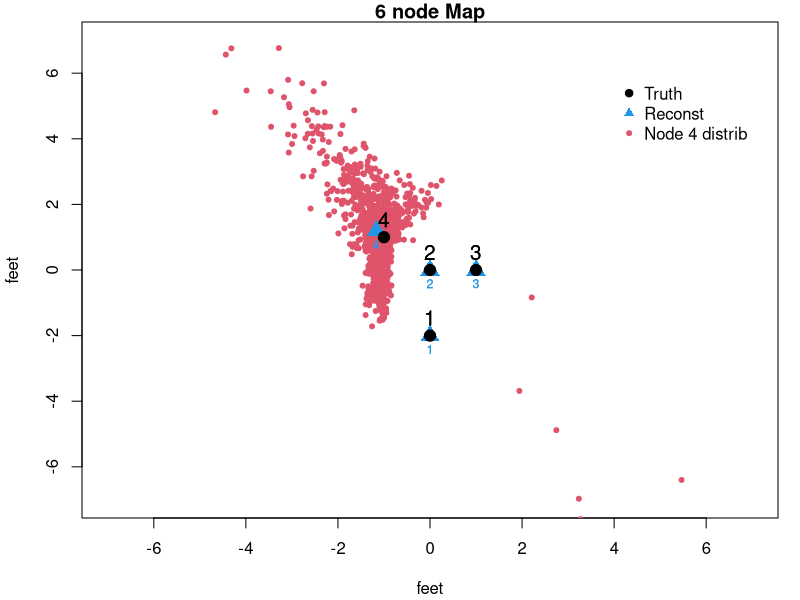

Recreate this plot in R. (Note: this script raises an error after producing the figure.)
rawRead = read.csv("testnode4.csv", header = F)
n = dim(rawRead)[1]
distance = matrix(0, nrow=n, ncol=n)
delta = matrix(0, nrow=n, ncol=n)
coA = 1.518
coB = 0.270
StandarDev = 0.02798/sqrt(2)

Y = matrix(c(0, -2, 0, 0, 1, 0, -1, 1, 1, 1, -1, -1), nrow=6, ncol=2, byrow=T)
rawRead <- .5*(rawRead + t(rawRead)) 
for(v in 1:n){
	for(w in 1:n){
		rawRead[v,w] <- if(rawRead[v,w]== 0) 0 else if(rawRead[v,w]>=128) ((rawRead[v,w]-256)/2-71) else (rawRead[v,w]/2-71)
	}
}
for(v in 1:n){
	for(w in 1:n){	
		delta[v,w] <- if(rawRead[v,w]== 0) 0 else (log(10)/coB)*10^(((log10(-rawRead[v,w])-coA)/coB))*StandarDev
		distance[v,w] <- if(rawRead[v,w]== 0) 0 else 10^((log10(-rawRead[v,w])-coA)/coB)
	}
}

dstar = matrix(0, nrow=n, ncol=n)

rrr    = 1000
Z = array(0, dim=c(rrr, n, 2)) 
for(k in 1:rrr){
  for(i in 1:(n-1)){ 
    for(j in (i+1):n){
	  dstar[i,j] = dstar[j,i] = rnorm(1, distance[i,j], delta[i,j]) #### symmetrical rnorm fill, even though delta is symmetrical when running rnorm it needs to be symmetrical as well
	}
  }
  fit<-cmdscale(dstar, eig = TRUE, k = 2)
  X = fit$points
  b = c(0, -2, 0, 0, 1, 0)
  D = matrix(c(1, 0, X[1,1], X[1,2], 0, 0, 
               0, 1, 0, 0, X[1,1], X[1,2],
               1, 0, X[2,1], X[2,2], 0, 0,
               0, 1, 0, 0, X[2,1], X[2,2],
               1, 0, X[3,1], X[3,2], 0, 0,
               0, 1, 0, 0, X[3,1], X[3,2]), nrow=6, ncol=6, byrow=T)
  cc = solve(D,b)
  mu = c(cc[1], cc[2])
  A = matrix( c(cc[3], cc[4], cc[5], cc[6]), nrow=2, ncol=2, byrow=T)
  
  for(i in 1: n){   ### Z is dstar? rebasing/mapping to new coordinate system
    Z[k,i,] = mu + A%*%X[i,]
  }
}

fitRecon<-cmdscale(distance, eig = TRUE, k = 2)
L = fitRecon$points
bb = c(0, -2, 0, 0, 1, 0)
DD = matrix(c(1, 0, L[1,1], L[1,2], 0, 0, 
            0, 1, 0, 0, L[1,1], L[1,2],
            1, 0, L[2,1], L[2,2], 0, 0,
            0, 1, 0, 0, L[2,1], L[2,2],
            1, 0, L[3,1], L[3,2], 0, 0,
            0, 1, 0, 0, L[3,1], L[3,2]), nrow=6, ncol=6, byrow=T)
CC = solve(DD,bb)
mumu = c(CC[1], CC[2])
AA = matrix( c(CC[3], CC[4], CC[5], CC[6]), nrow=2, ncol=2, byrow=T)
P = L
for(i in 1: n){
  P[i,] = mumu + AA%*%L[i,]
}

z4star = Z[,4,]

x11()
par(mar=c(4,4,1,1)+0.1)
plot(Z[,,1], Z[,,2], xlab="feet", ylab="feet", main="6 node Map", type="n",xlim=c(-7,7),ylim=c(-7,7))
points(z4star[,1],z4star[,2], col=2, pch=20)
points(P[,1],P[,2], col=4, pch=17, cex=1.9)
points(Y[1:n,1],Y[1:n,2], col=1, pch=19, cex=1.5)
text(Y[1:n,1],Y[1:n,2],labels = row(fit$points), pos=3, cex=1.25)
text(P[,1],P[,2],labels = row(fitRecon$points), pos=1, col=4,cex=.75)
legend(4,6,legend=c("Truth", "Reconst", "Node 4 distrib"), pch=c(19,17,20), col=c(1,4,2), bty="n")


x11()
par(mar=c(4,4,1,1)+0.1)
plot(Z[,1], Z[,2], xlab="feet", ylab="feet", main="Map", type="n",xlim=c(-3,3),ylim=c(-3,3))
points(Y[1:n,1],Y[1:n,2], col=1, pch=19, cex=1.5)
text(Y[1:n,1],Y[1:n,2],labels = row(fit$points), pos=3, cex=1.25)
points(Z[,1],Z[,2], col=2, pch=20)
text(Z[,1],Z[,2],labels = row(fit$points), pos=3, col=2)
legend(4,4,legend=c("Truth", "Reconst"), pch=c(19,20), col=c(1,2), bty="n")





